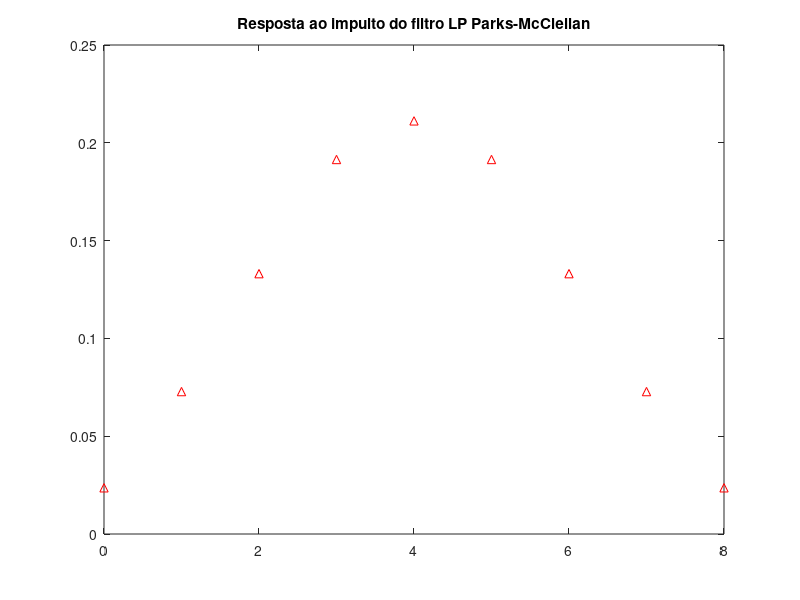
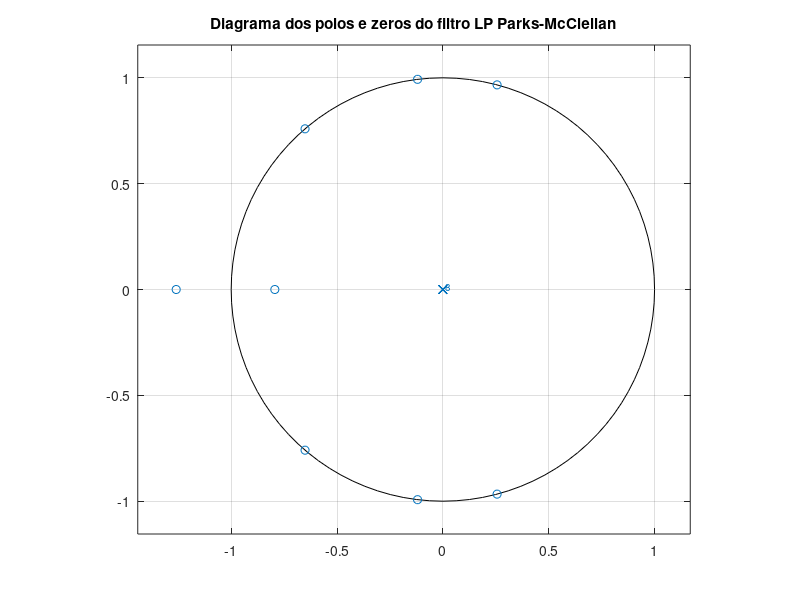
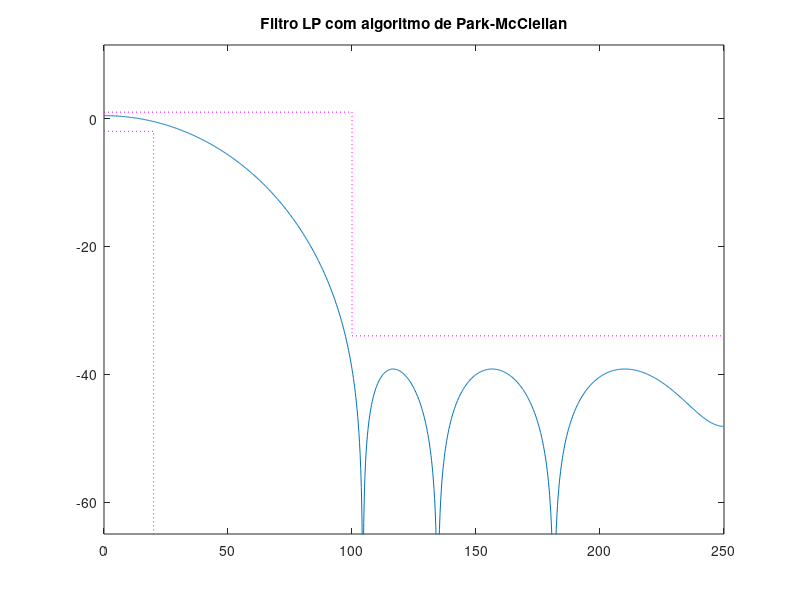

MATLAB code for these plots, in order:
%%Filtro LP com algoritmo de Park-McClellan
clear all
close all
clc

fa = 500; %freq amostragem
f1 = 20; %freq passagem
f2 = 100; %freq stop
Ap = 3; %ateanuacao max banda passagem
As = 35; %atenuacao min banda rejeicao
Gtopo = 1; %Ganho em 0 linear
Apa = Ap/2;

freq = [f1 f2]; %definindo frequencias criticas
a = [1 0]; %definindo filtro LP
dev = [(10^(Apa/20)-1)/(10^(Apa/20)+1)  10^(-As/20)]; %definindo ganhos max e min 'deltas'


[n,fo,ao,w] = firpmord(freq,a,dev,fa);
n=8;
b = firpm(n,fo,ao,w);

figure(1)
impz(b)
title('Resposta ao impulto do filtro LP Parks-McClellan')

figure(2)
zplane(b)
title('Diagrama dos polos e zeros do filtro LP Parks-McClellan')


[h,w] = freqz(b,1,1024,fa);
figure(3)
plot(w, 20*log10(abs(h))); hold on;
title('Filtro LP com algoritmo de Park-McClellan')
plot([0 f1 f1], [-2 -2 -(As+30)], ':m')
plot([0 f2 f2 fa/2], [1 1 -34 -34], ':m')
ylim([-(As+30) Ap/2+10])

%Alteracoes feitas na ordem do filtro e tambem na atenuacao da passagem na
%hora de projeta-lo